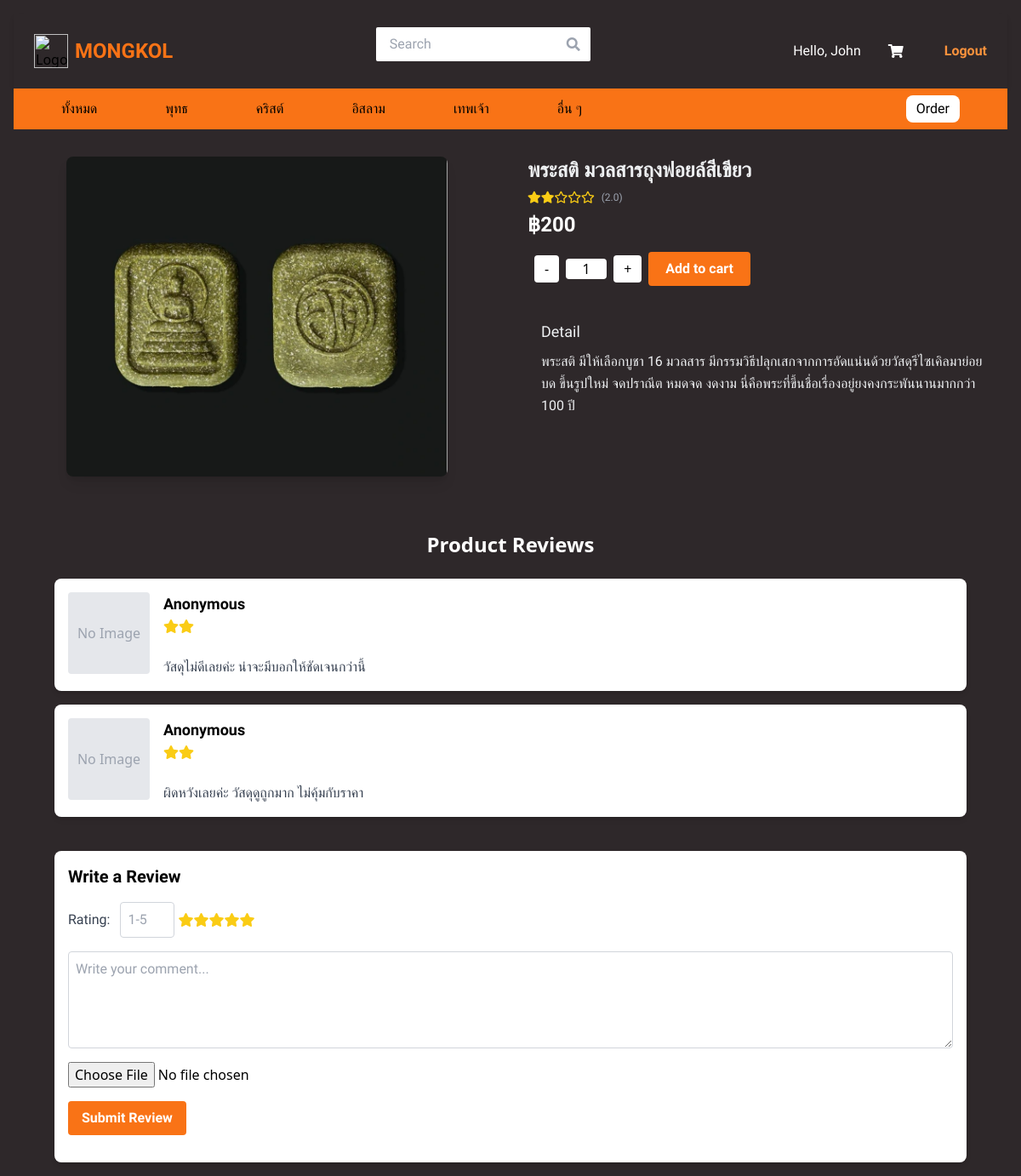
/user/product_detail.php?product_ID=1 (signed in), run on the app's committed database.
### tables this page shows
CREATE TABLE `tbl_products` (
    `product_ID` int(11) NOT NULL AUTO_INCREMENT,
    `shop_ID` int(11) DEFAULT NULL,
    `cate_ID` int(11) DEFAULT NULL,
    `productName` varchar(100) DEFAULT NULL,
    `imgPath` varchar(255) DEFAULT NULL,
    `description` text DEFAULT NULL,
    `price` decimal(10,2) DEFAULT NULL,
    `quantity` int(11) DEFAULT NULL,
    `is_delete` int(2) DEFAULT 0,
    CHECK (price > 0),
    CHECK (quantity > 0),
    PRIMARY KEY (`product_ID`),
    KEY `shop_ID` (`shop_ID`),
    KEY `cate_ID` (`cate_ID`),
    FOREIGN KEY (`shop_ID`) REFERENCES `tbl_shops` (`shop_ID`),
    FOREIGN KEY (`cate_ID`) REFERENCES `tbl_categories` (`cate_ID`)
);

CREATE TABLE `tbl_reviews` (
    `review_ID` int(11) NOT NULL AUTO_INCREMENT,
    `product_ID` int(11) NOT NULL,
    `user_ID` int(11) NOT NULL,
    `starRate` TINYINT UNSIGNED DEFAULT NULL,
    `txt` text DEFAULT NULL,
    `date_posted` timestamp NOT NULL DEFAULT current_timestamp() ON UPDATE current_timestamp(),
    CHECK (starRate > 0 AND starRate <= 5),
    PRIMARY KEY (`review_ID`),
    KEY `product_ID` (`product_ID`),
    KEY `user_ID` (`user_ID`),
    FOREIGN KEY (`product_ID`) REFERENCES `tbl_products` (`product_ID`),
    FOREIGN KEY (`user_ID`) REFERENCES `tbl_users` (`user_ID`)
);

### user/product_detail.php (the view, shortened to what this page needs)
<?php
require_once('../conn.php');
if (isset($_GET["product_ID"])) {
    $product_id = filter_input(INPUT_GET, "product_ID", FILTER_VALIDATE_INT);
} elseif (isset($_SESSION["product_ID"])) {
    $product_id = $_SESSION["product_ID"];
} else {
    header("Location: market.php");
    exit;
}
$sql = "SELECT p.productName, p.imgPath, ROUND(IFNULL(AVG(r.starRate), 0), 1) AS STAR, p.price, p.description
        FROM tbl_products p
        LEFT JOIN tbl_reviews r ON p.product_ID = r.product_ID
        WHERE p.product_ID = ?";
$stmt = $conn->prepare($sql);
$stmt->bind_param("i", $product_id);
$stmt->execute();
$result = $stmt->get_result();
$product = $result->fetch_assoc();
?>
<!DOCTYPE html>
<html lang="en">
<head>
    <link rel="stylesheet" href="https://cdnjs.cloudflare.com/ajax/libs/font-awesome/6.5.0/css/all.min.css">
</head>
<body class="m-4 bg-soft-black">
<?php require_once("../navbar/nav_user.php"); ?>
<div id="notification-container" class="fixed top-0 left-0 right-0 z-50">
</div>
<div class="max-w-6xl mx-auto mt-8 grid grid-cols-1 md:grid-cols-2 gap-10">
    <div class="space-y-4">
        <img src="../<?php echo htmlspecialchars($product["imgPath"]); ?>" alt="<?php echo htmlspecialchars($product["productName"]); ?>" class="rounded-lg w-full max-w-md mx-auto shadow-lg text-soft-white">
    </div>
    <div>
        <h1 class="poppins-font text-2xl ibm-plex-sans-thai-bold mb-2 text-soft-white"><?php echo htmlspecialchars($product["productName"]); ?></h1>
        <div class="flex items-center mb-2 text-yellow-400 ibm-plex-sans-thai-light text-sm">
            <?php
                $rating = round($product["STAR"] * 2) / 2;
                for ($i = 1; $i <= 5; $i++) {
                    if ($rating >= $i) {
                        echo '<i class="fas fa-star"></i>';
                    } elseif ($rating >= ($i - 0.5)) {
                        echo '<i class="fas fa-star-half-alt"></i>';
                    } else {
                        echo '<i class="far fa-star"></i>';
                    }
                }
            ?>
            <span class="ibm-plex-sans-thai-regular text-gray-400 text-xs ml-2">(<?php echo number_format($product["STAR"], 1); ?>)</span>
        </div>
        <p class="poppins-font text-2xl ibm-plex-sans-thai-semibold text-white mb-4">฿<?php echo number_format($product["price"]); ?></p>
        <form method="POST" action="product_detail.php" class="flex items-center mb-6 space-x-2">
            <button type="button" onclick="changeQty(-1)" class="bg-white px-3 py-1 rounded">-</button>
            <input id="qtyInput" type="text" name="quantity" value="1" min="1" inputmode="numeric" class="w-12 text-center text-black rounded">
            <button type="button" onclick="changeQty(1)" class="bg-white px-3 py-1 rounded">+</button>
            <button type="submit" class="ml-4 bg-orange-500 hover:bg-orange-600 text-white ibm-plex-sans-thai-semibold px-5 py-2 rounded">
                Add to cart
            </button>
        </form>
        <div class="rounded-lg p-4">
            <h2 class="poppins-font text-lg ibm-plex-sans-thai-medium mb-2 text-soft-white">Detail</h2>
            <p class="leading-relaxed ibm-plex-sans-thai-regular whitespace-pre-line text-soft-white"><?php echo nl2br(htmlspecialchars($product["description"])); ?></p>
        </div>
    </div>
</div>
    <div class="flex flex-col gap-4">
        <div class="flex flex-col mx-12"><?php require_once("show_review.php");
        ?></div>
    </div>
</body>
</html>

### user/show_review.php (shortened to what this page needs)
<h1 class="text-2xl font-bold mb-6 text-white text-center pt-16">Product Reviews</h1>
<?php
$stmt = $conn->prepare("
    SELECT R.review_ID, U.firstName, R.starRate, R.txt, I.imgPath
    FROM tbl_reviews R
    LEFT JOIN tbl_users U ON R.user_ID = U.user_ID
    LEFT JOIN tbl_review_images I ON R.review_ID = I.review_ID AND I.image_number = 1
    WHERE R.product_ID = ?
    ORDER BY R.date_posted DESC
");
$stmt->bind_param("i", $product_id);
$stmt->execute();
$result = $stmt->get_result();
while ($row = $result->fetch_assoc()):
?>
    <div class="flex bg-white shadow-md rounded-lg p-4 mb-4">
        <?php if ($row['imgPath']): ?>
            <img src="<?php echo htmlspecialchars($row['imgPath']); ?>" class="w-24 h-24 object-cover rounded mr-4" alt="Review image">
        <?php else: ?>
            <div class="w-24 h-24 bg-gray-200 rounded mr-4 flex items-center justify-center text-gray-400">No Image</div>
        <?php endif; ?>
        <div>
            <p class="ibm-plex-sans-thai-semibold text-black text-lg mb-1">
                <?php echo $row['firstName'] ? htmlspecialchars($row['firstName']) : 'Anonymous'; ?>
            </p>
            <div class="flex text-yellow-400 ibm-plex-sans-thai-medium mb-1">
                <?php
                for ($i = 1; $i <= 5; $i++) {
                    echo '<i class="fas fa-star' . ($i <= $row['starRate'] ? '' : '-o') . '"></i>';
                }
                ?>
            </div>
            <div class="text-gray-700 ibm-plex-sans-thai-medium whitespace-pre-line">
                <?php echo nl2br(htmlspecialchars($row['txt'])); ?>
            </div>
        </div>
    </div>
<?php endwhile; ?>
<?php
if (isset($_SESSION['userID'])):
    if(isset($_POST['submit'])){
        $starRate = $_POST['starRate'];
        $txt = $_POST['txt'];
        $sql1 = "INSERT INTO tbl_reviews(product_ID,user_ID,starRate,txt) VALUES(?,?,?,?)";
        $stmt = $conn->prepare($sql1);
        $stmt->bind_param('ssss',$product_id,$_SESSION['userID'],$starRate,$txt);
        $stmt->execute();
    }else{
    ?>
    <div class="bg-white shadow-md rounded-lg p-4 mt-6">
        <h2 class="text-xl ibm-plex-sans-thai-semibold text-black mb-4">Write a Review</h2>
        <form method="POST" action="<?php $_SERVER['PHP_SELF'];?>" enctype="multipart/form-data" class="space-y-4">
            <div class="flex items-center gap-1 ">
                <label class="text-gray-700 ibm-plex-sans-thai-medium mr-2">Rating:</label>
                <input type="text" name="starRate" class="w-16 border ibm-plex-sans-thai-medium border-gray-300 rounded p-2" placeholder="1-5" required>
                <div class="flex text-yellow-400">
                    <?php
                    for ($i = 1; $i <= 5; $i++) {
                        echo '<i class="fas fa-star' . ($i <= 5 ? '' : '-o') . '"></i>';
                    }
                    ?>
                </div>
            </div>
            <textarea name="txt" rows="4" class="w-full ibm-plex-sans-thai-regular border border-gray-300 rounded p-2" placeholder="Write your comment..." required></textarea>
            <input type="file" name="review_image" accept="image/*" class="block">
            <button type="submit" name="submit" class="bg-orange-500 ibm-plex-sans-thai-semibold text-white px-4 py-2 rounded hover:bg-orange-600">
                Submit Review
            </button>
        </form>
    </div>
<?php
}
else: ?>
    <p class="mt-6 text-gray-600">You must be <a href="../auth/sign_in.php" class="text-blue-500 ibm-plex-sans-thai-regular underline">logged in</a> to leave a review.</p>
<?php endif; ?>

### style.css (style rules this page uses)
.poppins-font { font-family: 'IBM Plex Sans Thai', sans-serif; font-style: medium; }
.ibm-plex-sans-thai-light { font-family: "IBM Plex Sans Thai", sans-serif; font-weight: 300; font-style: normal; }
.ibm-plex-sans-thai-regular { font-family: "IBM Plex Sans Thai", sans-serif; font-weight: 400; font-style: normal; }
.ibm-plex-sans-thai-medium { font-family: "IBM Plex Sans Thai", sans-serif; font-weight: 500; font-style: normal; }
.ibm-plex-sans-thai-semibold { font-family: "IBM Plex Sans Thai", sans-serif; font-weight: 600; font-style: normal; }
.ibm-plex-sans-thai-bold { font-family: "IBM Plex Sans Thai", sans-serif; font-weight: 700; font-style: bold; }
.bg-soft-black { background-color: #2E282A; }
.text-soft-white { color: #EEF0F2; }

### user/product_detail.php (style rules this page uses)
#notification-container { padding-top: 10px; transition: all 0.3s ease; }

### data on the page
tbl_products: imgPath (picture), productName "พระสติ มวลสารถุงฟอยล์สีเขียว", price "200", description "พระสติ มีให้เลือกบูชา 16 มวลสาร มีกรรมวิธีปลุกเสกจากการอัดแน่นด้วยวัสดุรีไซเคิลมาย่อย บด ขึ้นรูปใหม่ จดปราณีต หมดจด งดงาม นี่คือพระที่ขึ้นชื่อเรื่องอยู่ยงคงกระพันนานมากกว่า 100 ปี"
tbl_reviews: starRate 2 (drawn), txt "วัสดุไม่ดีเลยค่ะ น่าจะมีบอกให้ชัดเจนกว่านี้"
tbl_reviews: starRate 2 (drawn), txt "ผิดหวังเลยค่ะ วัสดุดูถูกมาก ไม่คุ้มกับราคา"

### other printed values
$_SESSION["firstName"] "John"
$product["STAR"] "2.0"
